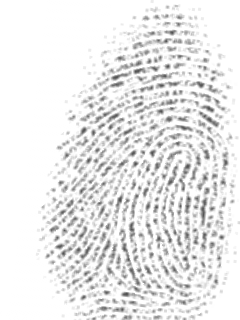
#> input picture notebooks/102_8.tif, 240 x 320 px
$ python -i mask_and_contour.py   (imports and definitions only)
#> lines starting #> are read from the running program, lines starting #| are printed output that depends on the picture; after the words box and inside, x2 and y2 are one past the last pixel; in counts of white or black regions, pixels touching at a corner belong together
#> further down, picture is the input picture: shape (320, 240); min 82, max 255, mean 235
### notebooks/modules/other.py


def find_contours_result(res):
    """

    Args:
        res: results of findContours function
    Function return contours and hierarchy

    Returns: contours, hierarchy

    """
    if len(res) == 2:
        return res[0], res[1]
    elif len(res) == 3:
        return res[1], res[2]
    else:
        return None

### notebooks/modules/mask_and_contour.py
import cv2 as cv
import numpy as np
from skimage.filters.rank import enhance_contrast_percentile
from skimage.morphology import disk
from .other import find_contours_result


def threshold_with_enhance(im, ker_ksize=20, p0=0.1, p1=.45):
    """

    Args:
        im: fingerprint image
        ker_ksize: disk kernel size
        p0: first parameter
        p1: second parameter

    Use  enhance contrast percentile for getting binary inv
    Returns: binary fingeprint image

    """
#> called with ker_ksize = 20, p0 = 0.1, p1 = 0.6
    disk_ker = disk(ker_ksize)
    enh_im = enhance_contrast_percentile(im, disk_ker, p0=p0, p1=p1)
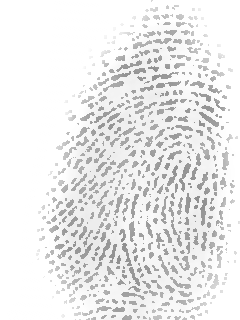
#> enh_im: shape (320, 240); min 142, max 255, mean 235.8
    thresh = cv.threshold(enh_im, 0, 255, cv.THRESH_BINARY)[1]
#> thresh: shape (320, 240); every value is 255

    return thresh


def get_mask(im, ker_ksize=20, p0=0.1, p1=.6):
    """

    Args:
        im: fingeprint image
        ker_ksize: disk kernel size
        p0: first parameter
        p1: second parameter

    Function for getting mask of fingerprint image

    Returns: mask of fingerprint image

    """
    thresh_im = threshold_with_enhance(im, ker_ksize=ker_ksize, p0=p0, p1=p1)
    res = cv.findContours(thresh_im, cv.RETR_EXTERNAL, cv.CHAIN_APPROX_NONE)
#> res = 1 contour; box (x1, y1, x2, y2) and area: (0, 0, 240, 320) 76241

    contours, hierarchy = find_contours_result(res)
#> contours has the same summary as res
    merge_contours = np.vstack(contours)
#> merge_contours = contour of 1116 points, box (x1, y1, x2, y2) (0, 0, 240, 320), area 76241

    hull = cv.convexHull(merge_contours)
#> hull = [[239, 0], [239, 319], [0, 319], [0, 0]]

    mask = np.zeros((im.shape[0], im.shape[1]), dtype=np.uint8)
    mask = cv.fillConvexPoly(mask, hull, 255)

    return mask

>>> import cv2
>>> picture = cv2.imread('../102_8.tif', cv2.IMREAD_GRAYSCALE)
>>> result = get_mask(picture)
